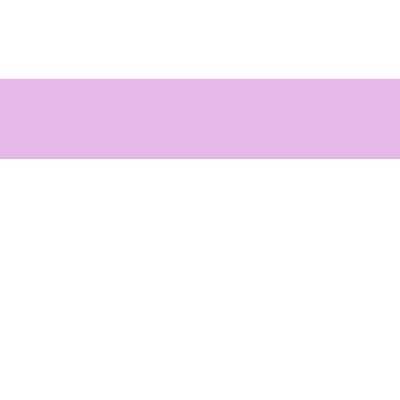
Frame 1 (no input)
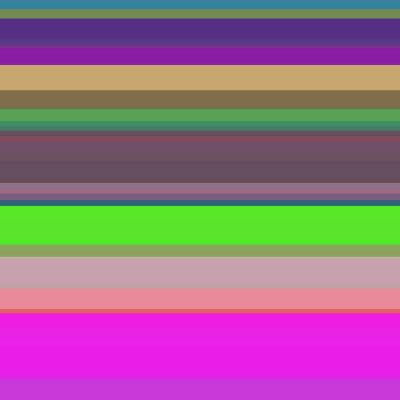
Frame 60 (no input)
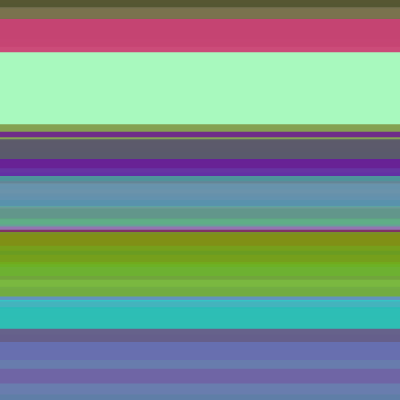
Frame 120 (the mouse pressed at the canvas centre since frame 60)

The p5.js sketch that drew these frames (run headless with seeded random() and noise() and a simulated clock; from frame 60 on, the mouse is pressed at the canvas centre):

// p5.js sketch
// ── sketch.js
//TV fora do ar
function setup() {
  createCanvas(400, 400);
}

function draw() {
  stroke(random(256), random(256), random(256), random(256));
  strokeWeight(random(100));
  let altura = random(height);
  line(0, altura, width, altura)
}
